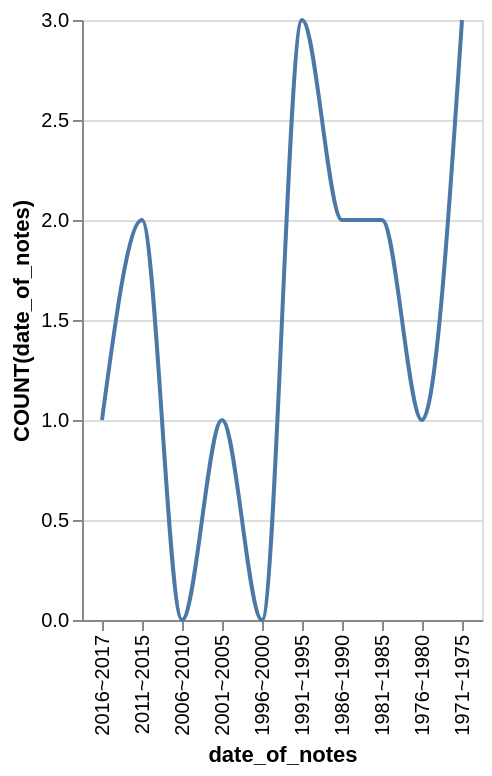

Vega-Lite specification for this chart:
### Vega-Lite specification from a JSON file in a GitHub repository (floating-point values rounded to 4 significant figures)
{"data": {"values": [{"x_data": "2016~2017", "y_data": 1}, {"x_data": "2011~2015", "y_data": 2}, {"x_data": "2006~2010", "y_data": 0}, {"x_data": "2001~2005", "y_data": 1}, {"x_data": "1996~2000", "y_data": 0}, {"x_data": "1991~1995", "y_data": 3}, {"x_data": "1986~1990", "y_data": 2}, {"x_data": "1981~1985", "y_data": 2}, {"x_data": "1976~1980", "y_data": 1}, {"x_data": "1971~1975", "y_data": 3}]}, "mark": {"type": "line", "interpolate": "monotone"}, "encoding": {"x": {"field": "x_data", "type": "nominal", "title": "date_of_notes", "sort": "descending"}, "y": {"field": "y_data", "type": "quantitative", "title": "COUNT(date_of_notes)"}}}
